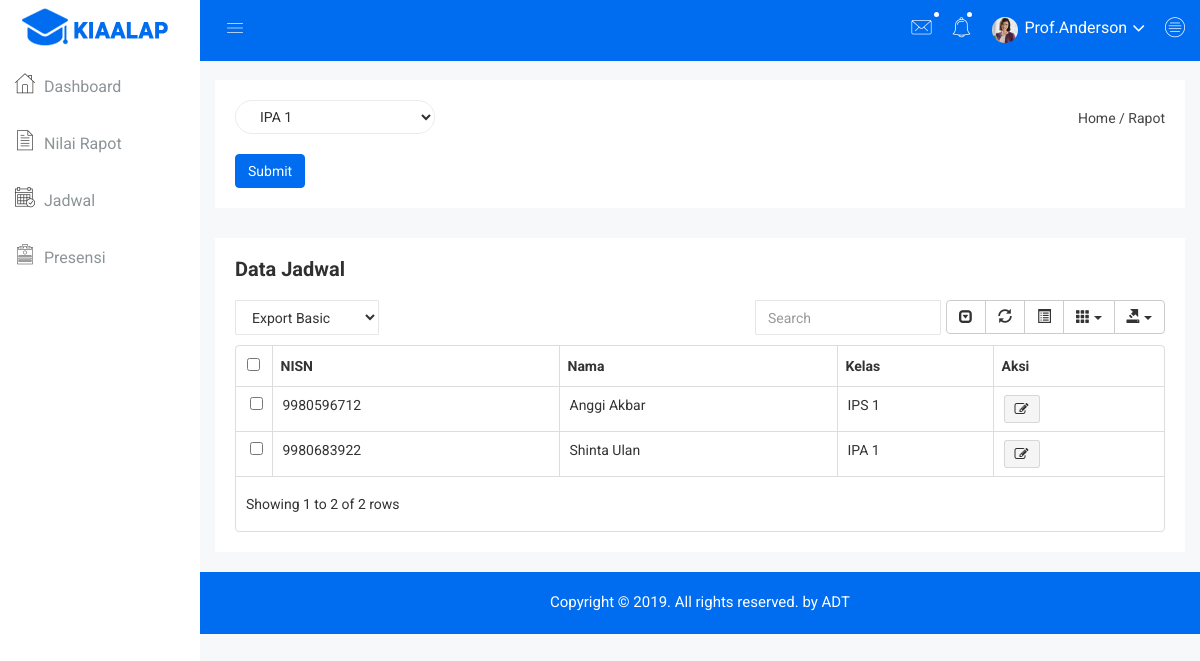
The app's page /index.php/c_presensi with its own data.
### tables this page shows
CREATE TABLE `murid` (
  `nisn` varchar(20) NOT NULL,
  `nama` varchar(150) NOT NULL,
  `jk` enum('L','P') NOT NULL,
  `alamat` varchar(100) NOT NULL,
  `foto` varchar(300) NOT NULL,
  `kode_kelas` varchar(50) NOT NULL
);

CREATE TABLE `kelas` (
  `kode` varchar(50) NOT NULL,
  `nama` varchar(100) NOT NULL,
  `kode_jurusan` varchar(50) NOT NULL,
  `nip_wali` varchar(50) NOT NULL
);

### application/controllers/C_presensi.php (called while the page is built, shortened)
<?php
class C_presensi extends CI_Controller {
	function __construct(){
		$this->load->model('M_presensi');
		$this->load->model('M_kelas');
		$this->load->model('M_siswa');
	}
	public function index()
	{
		$data['kelas']=$this->M_kelas->listKelas();
		$data['siswa']=$this->M_siswa->listSiswa();
		$this->load->view('menuadm/presensi', $data);
	}
}

### index.php (called while the page is built, shortened)
<?php
require_once BASEPATH.'core/CodeIgniter.php';

### application/models/M_kelas.php (called while the page is built, shortened)
<?php
class M_kelas extends CI_Model{
	public function listKelas()
	{
		$query=$this->db->query("SELECT * FROM kelas");
		return $query->result();
	}
}
?>

### application/models/M_siswa.php (called while the page is built, shortened)
<?php
class M_siswa extends CI_Model{
	public function listSiswa()
	{
		$this->db->select('murid.*, kelas.nama as nam');
        $this->db->from('murid');
        $this->db->join('kelas','murid.kode_kelas=kelas.kode');
        $query = $this->db->get();
        return $query->result();
	}
}
?>

### application/views/menuadm/presensi.php (the view, shortened to what this page needs)
<div class="breadcome-area">
    <div class="container-fluid">
        <div class="row">
            <div class="col-lg-12 col-md-12 col-sm-12 col-xs-12">
                <div class="breadcome-list single-page-breadcome">
                    <div class="row">
                        <div class="col-lg-6 col-md-6 col-sm-6 col-xs-12">
                            <div class="breadcome-heading">
                                <?php echo form_open_multipart("C_presensi/wherekls"); ?>
                                <form role="search" class="sr-input-func">
                                    <select name="kode_kls" class="form-control">
                                        <?php foreach($kelas as $kls) : ?>
                                            <option value="<?php echo $kls->kode; ?>"><?php echo $kls->nama; ?></option>
                                        <?php endforeach; ?>
                                    </select>
                                    <br>
                                    <button type="submit" class="btn btn-primary waves-effect waves-light">Submit</button>
                                </form>
                            </div>
                        </div>
                        <div class="col-lg-6 col-md-6 col-sm-6 col-xs-12">
                            <ul class="breadcome-menu">
                                <li><a href="#">Home</a> <span class="bread-slash">/</span>
                                </li>
                                <li><span class="bread-blod">Rapot</span>
                                </li>
                            </ul>
                        </div>
                    </div>
                </div>
            </div>
        </div>
    </div>
</div>
</div>
<div class="data-table-area mg-b-15">
    <div class="container-fluid">
        <div class="row">
            <div class="col-lg-12 col-md-12 col-sm-12 col-xs-12">
                <div class="sparkline13-list">
                    <div class="sparkline13-hd">
                        <div class="main-sparkline13-hd">
                            <h1>Data Jadwal</h1>
                        </div>
                    </div>
                    <div class="sparkline13-graph">
                        <div class="datatable-dashv1-list custom-datatable-overright">
                            <div id="toolbar">
                                <select class="form-control dt-tb">
                                   <option value="">Export Basic</option>
                               </select>
                           </div>
                           <table id="table" data-toggle="table" data-pagination="true" data-search="true" data-show-columns="true" data-show-pagination-switch="true" data-show-refresh="true" data-key-events="true" data-show-toggle="true" data-resizable="true" data-cookie="true"
                           data-cookie-id-table="saveId" data-show-export="true" data-click-to-select="true" data-toolbar="#toolbar">
                           <thead>
                            <tr>
                                <th data-field="nisn">NISN</th>
                                <th data-field="nama">Nama</th>
                                <th data-field="kelas">Kelas</th>
                                <th data-field="aksi">Aksi</th>
                            </tr>
                        </thead>
                        <tbody>
                            <?php
                            foreach ($siswa as $value) { ?>
                            <tr>
                                <td><?php echo $value->nisn ?></td>
                                <td><?php echo $value->nama ?></td>
                                <td><?php echo $value->nam ?></td>
                                <td class="datatable-ct">
                                    <a href="<?php echo base_url('C_admin/detailpresensi/'.$value->nisn) ?>"><button data-toggle="tooltip" title="Edit" class="pd-setting-ed"><i class="fa fa-pencil-square-o" aria-hidden="true"></i></button></a>
                                </td>
                            </tr>
                            <?php
                        } ?>
                    </tbody>
                </table>
            </div>
        </div>
    </div>
</div>
</div>
</div>
</div>
<div class="footer-copyright-area">
    <div class="container-fluid">
        <div class="row">
            <div class="col-lg-12 col-md-12 col-sm-12 col-xs-12">
                <div class="footer-copy-right">
                    <p>Copyright © 2019. All rights reserved. by <a href="https://instagram.com/">ADT</a></p>
                </div>
            </div>
        </div>
    </div>
</div>
</div>

### assets/css/main.css (style rules this page uses)
html { color: #222; font-size: 1em; line-height: 1.4; }

### records on screen
murid: nisn "9980596712", nama "Anggi Akbar", kode_kelas.nama "IPS 1"
murid: nisn "9980683922", nama "Shinta Ulan", kode_kelas.nama "IPA 1"

### other values on screen
form field kode_kls "IPA 1"
